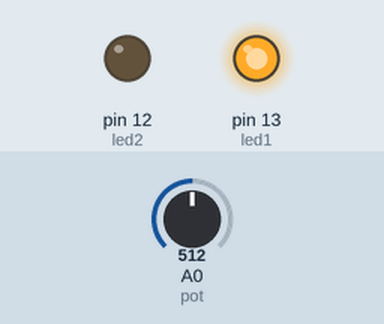
The sketch below on a simulated Arduino Uno, built with avr-gcc and run on an emulated ATmega328P. Parts: output pins drawn as LEDs (lit = HIGH). Inputs (shaded band) come from the test bench; at power-on: A0 (pot) = 512.

Above: at 1.2 s.
1.3 s: A0 (pot) set to 954
2.8 s: A0 (pot) set to 984
At 3.6 s:
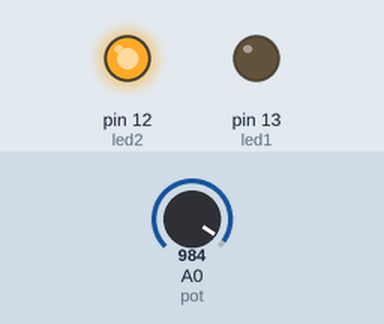
4.3 s: A0 (pot) set to 319
5.8 s: A0 (pot) set to 293
At 7.0 s:
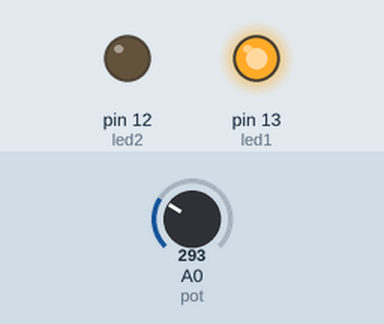
7.3 s: A0 (pot) set to 981
At 8.2 s:
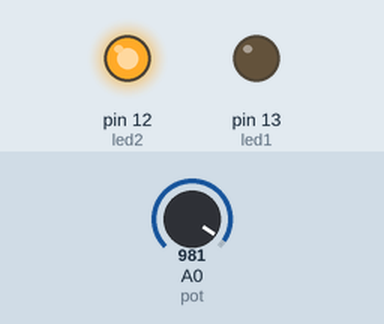
Timing chart, 0 to 9.8 s (numbered marks = the images above; inputs shaded):
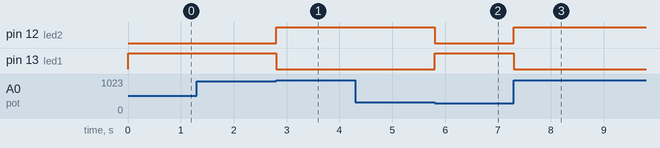

The sketch:

atividade_14_controle_de_nivel_e_transbordo_de_silo.ino
```cpp
int led1= 13;
int led2= 12;

int pot = A0;
int valor = 0;
bool passou = false;
bool estadoLed = false;

void setup()
{
	pinMode(led1, OUTPUT);
  	pinMode(led2, OUTPUT);
}
void loop()
{
  valor = analogRead(pot);

  if(valor <= 971 && passou == false){

    digitalWrite(led1, HIGH);
    digitalWrite(led2,LOW);
  }

  if(valor >= 971 && passou == false){
     digitalWrite(led1, LOW);
     digitalWrite(led2,HIGH);
    passou = !passou;
    }


    if(passou == true && valor <= 307){
        (led1, HIGH);
        (led2, LOW);
      passou = !passou;
      }
  }
```

Measured:
- the behaviour switches between 970 and 971 on A0 (pot) (found by bisection; images 0 and 1)
- the behaviour switches between 308 and 307 on A0 (pot) (found by bisection; images 1 and 2)
- after the input at 1.3 s, every drawn part: stays the same
- after the input at 2.8 s, pin 12 (led2): LOW → HIGH at once; pin 13 (led1): HIGH → LOW at once
- after the input at 4.3 s, every drawn part: stays the same
- after the input at 5.8 s, pin 12 (led2): HIGH → LOW at once; pin 13 (led1): LOW → HIGH at once
- after the input at 7.3 s, pin 12 (led2): LOW → HIGH at once; pin 13 (led1): HIGH → LOW at once
